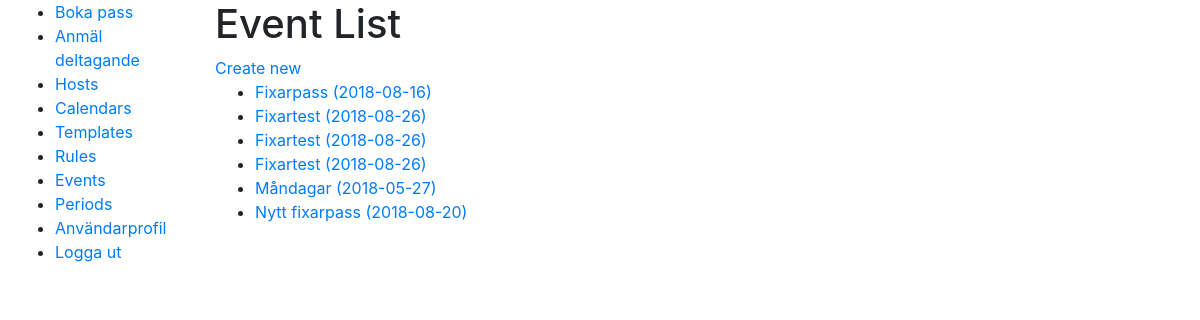
The page /scheduler/events (signed in) on the database its author committed.
### scheduler/models.py (models this page shows, shortened)
class Event(models.Model):
    name = models.CharField(max_length=50, help_text="Enter a human-friendly name for this type of Event")
    description = models.CharField(max_length=300, help_text="Enter a description for this type of Event", null=True, blank=True)
    template = models.ForeignKey('EventTemplate', on_delete=models.SET_NULL, null=True, help_text="Select a template for how scheduled Events will look in the calendar.")
    start = models.DateTimeField(help_text="Start of event repetition and start time of events", db_index=True)
    end = models.DateTimeField(help_text="End time of events, must be after start", db_index=True)
    repeat_end = models.DateTimeField(help_text="Date to end repetition", null=True, blank=True)
    rule = models.ForeignKey('SchedulingRule', null=True, blank=True, help_text="Select '----' for a one time only event.", on_delete=models.SET_NULL)
    class Meta:
        ordering = ["name"]
    def get_absolute_url(self):
        return reverse('event-detail', args=[str(self.id)])
    """
    Retrieves events between two dates
    If replace=True it replaces generated events with actual objects from DB
    If replace=False it removes generated events where there is an actual object in DB but does not replace it.
    """

### scheduler/views.py (the view)
# urls.py: path('events', views.EventListView.as_view(), name='events'),
class EventListView(UserIsStaffMixin, generic.ListView):
    model = Event

### scheduler/views.py (called while the page is built)
    def test_func(self):
        return self.request.user.is_staff

### scheduler/templates/scheduler/event_list.html (shortened to what this page needs)
{% extends "base_generic.html" %}
{% block content %}
    <h1>Event List</h1>
    <a href="{% url 'event-create' %}">Create new</a>
    {% if event_list %}
    <ul>
      {% for event in event_list %}
      <li>
        <a href="{{ event.get_absolute_url }}">{{ event.name }} ({{ event.start |date:"Y-m-d"}})</a>
      </li>
      {% endfor %}
    </ul>
    {% else %}
      <p>No Events have been created.</p>
    {% endif %}
{% endblock %}

### rows shown on the page
Event: name "Fixarpass", start "2018-08-16"
Event: name "Fixartest", start "2018-08-26"
Event: name "Fixartest", start "2018-08-26"
Event: name "Fixartest", start "2018-08-26"
Event: name "Måndagar", start "2018-05-27"
Event: name "Nytt fixarpass", start "2018-08-20"
